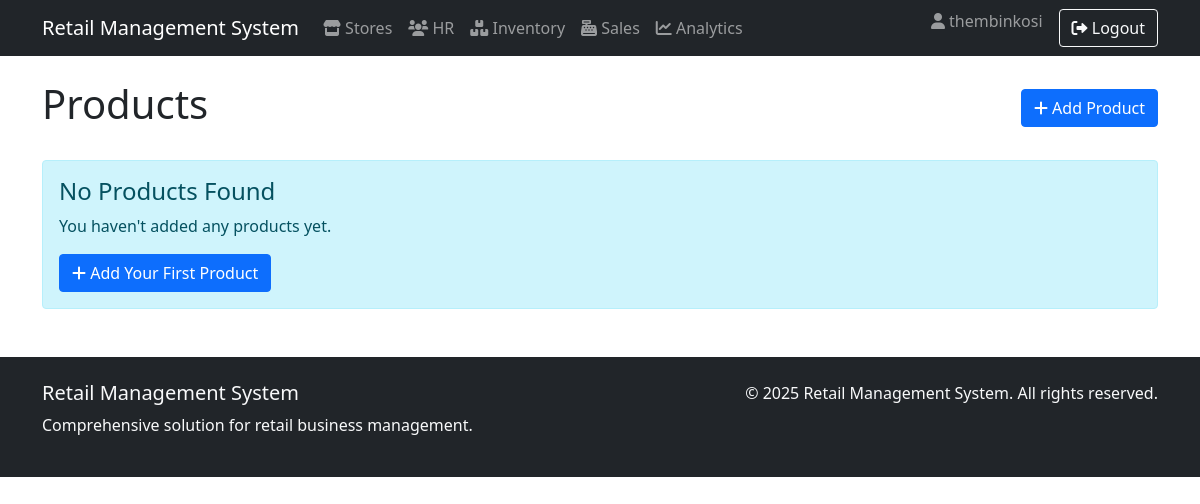
The page /inventory/ (signed in) on the database as committed earlier.
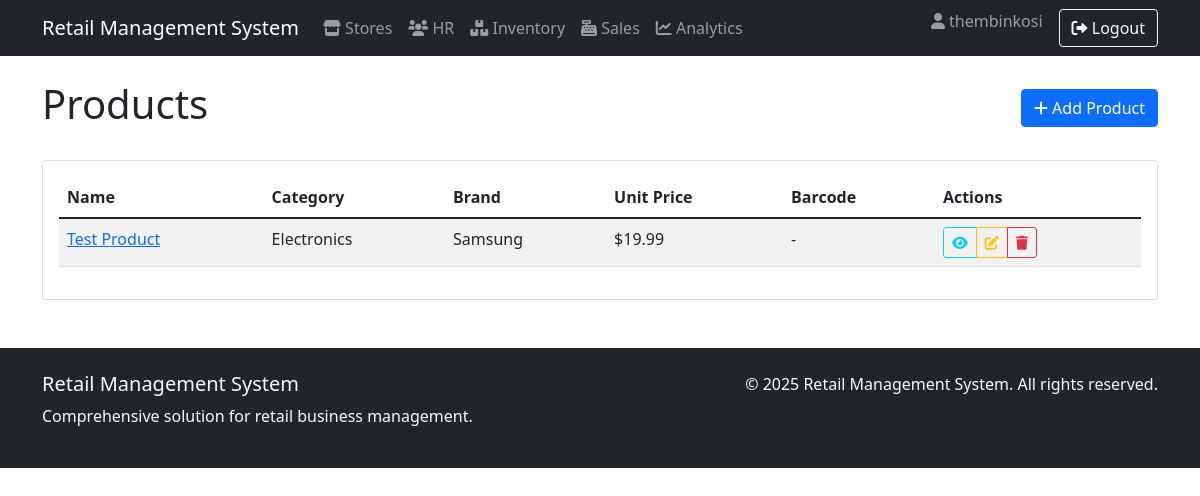
The same page on the database as committed later.
### inventory/models.py (models this page shows, shortened)
class Product(models.Model):
    name = models.CharField(max_length=100, verbose_name="Product Name")
    description = models.CharField(max_length=500, blank=True, null=True)
    category = models.ForeignKey(
        Category,
        on_delete=models.CASCADE,
        related_name='products'
    )
    brand = models.ForeignKey(
        Brand,
        on_delete=models.SET_NULL,
        null=True,
        blank=True,
        related_name='products'
    )
    unit_price = models.DecimalField(
        max_digits=10,
        decimal_places=2,
        verbose_name="Unit Price"
    )
    cost_price = models.DecimalField(
        max_digits=10,
        decimal_places=2,
        blank=True,
        null=True
    )
    weight = models.DecimalField(
        max_digits=10,
        decimal_places=2,
        blank=True,
        null=True
    )
    dimensions = models.CharField(max_length=50, blank=True, null=True)
    is_perishable = models.BooleanField(default=False)
    barcode = models.CharField(
        max_length=50,
        unique=True,
        blank=True,
        null=True
    )
    created_at = models.DateTimeField(default=timezone.now)
    updated_at = models.DateTimeField(auto_now=True)

class Category(models.Model):
    name = models.CharField(max_length=50, verbose_name="Category Name")
    description = models.CharField(max_length=200, blank=True, null=True)
    parent = models.ForeignKey(
        'self',
        on_delete=models.SET_NULL,
        null=True,
        blank=True,
        related_name='children',
        verbose_name="Parent Category"
    )
    created_at = models.DateTimeField(default=timezone.now)
    updated_at = models.DateTimeField(auto_now=True)
    class Meta:
        verbose_name_plural = "Categories"

class Brand(models.Model):
    name = models.CharField(max_length=50, verbose_name="Brand Name")
    description = models.CharField(max_length=200, blank=True, null=True)
    website = models.URLField(max_length=100, blank=True, null=True)
    created_at = models.DateTimeField(default=timezone.now)
    updated_at = models.DateTimeField(auto_now=True)

### inventory/views.py (the view)
# urls.py: path('', views.ProductListView.as_view(), name='product_list'),
class ProductListView(LoginRequiredMixin, ListView):
    model = Product
    template_name = 'inventory/product_list.html'
    context_object_name = 'products'
    paginate_by = 20

### inventory/templates/inventory/product_list.html (shortened to what this page needs)
{% extends 'base.html' %}
{% block content %}
<div class="container mt-4">
    <div class="d-flex justify-content-between align-items-center mb-4">
        <h1>Products</h1>
        <a href="{% url 'inventory:product_add' %}" class="btn btn-primary">
            <i class="fas fa-plus"></i> Add Product
        </a>
    </div>
    {% if products %}
        <div class="card">
            <div class="card-body">
                <div class="table-responsive">
                    <table class="table table-striped">
                        <thead>
                            <tr>
                                <th>Name</th>
                                <th>Category</th>
                                <th>Brand</th>
                                <th>Unit Price</th>
                                <th>Barcode</th>
                                <th>Actions</th>
                            </tr>
                        </thead>
                        <tbody>
                            {% for product in products %}
                            <tr>
                                <td>
                                    <a href="{% url 'inventory:product_detail' product.pk %}">
                                        {{ product.name }}
                                    </a>
                                </td>
                                <td>{{ product.category.name|default:"-" }}</td>
                                <td>{{ product.brand.name|default:"-" }}</td>
                                <td>${{ product.unit_price }}</td>
                                <td>{{ product.barcode|default:"-" }}</td>
                                <td>
                                    <div class="btn-group btn-group-sm">
                                        <a href="{% url 'inventory:product_detail' product.pk %}" class="btn btn-outline-info">
                                            <i class="fas fa-eye"></i>
                                        </a>
                                        <a href="{% url 'inventory:product_edit' product.pk %}" class="btn btn-outline-warning">
                                            <i class="fas fa-edit"></i>
                                        </a>
                                        <a href="{% url 'inventory:product_delete' product.pk %}" class="btn btn-outline-danger">
                                            <i class="fas fa-trash"></i>
                                        </a>
                                    </div>
                                </td>
                            </tr>
                            {% endfor %}
                        </tbody>
                    </table>
                </div>
            </div>
        </div>
    {% else %}
        <div class="alert alert-info">
            <h4>No Products Found</h4>
            <p>You haven't added any products yet.</p>
            <a href="{% url 'inventory:product_add' %}" class="btn btn-primary">
                <i class="fas fa-plus"></i> Add Your First Product
            </a>
        </div>
    {% endif %}
</div>
{% endblock %}

Rows that differ between the two databases and show on the page:
added Product: name "Test Product", category.name "Electronics", brand.name "Samsung", unit_price "19.99", barcode "-"
Other text that changed with them:
text no longer shown: "No Products Found You haven't added any products yet. Add Your First Product"
text now shown: "Name Category Brand Unit Price Barcode Actions"
